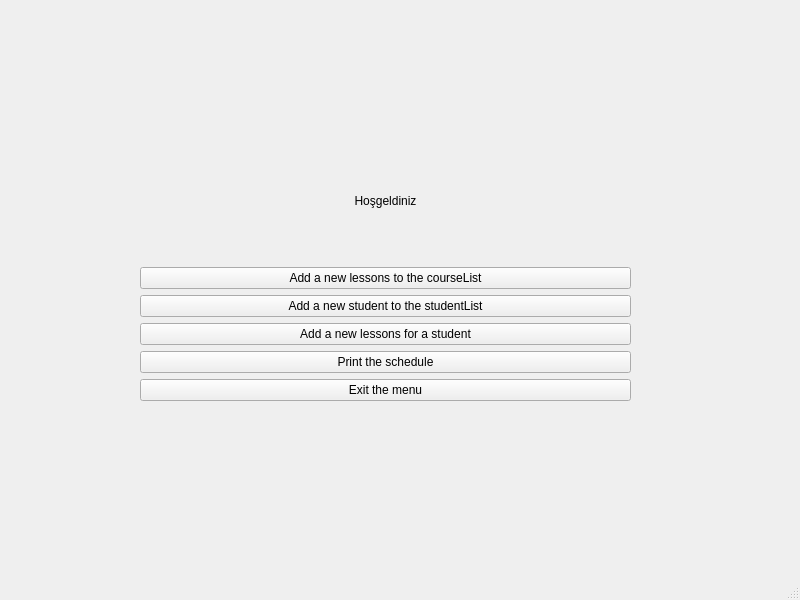
<?xml version="1.0" encoding="UTF-8"?>
<ui version="4.0">
 <class>MainWindow</class>
 <widget class="QMainWindow" name="MainWindow">
  <property name="geometry">
   <rect>
    <x>0</x>
    <y>0</y>
    <width>800</width>
    <height>600</height>
   </rect>
  </property>
  <property name="windowTitle">
   <string>MainWindow</string>
  </property>
  <widget class="QWidget" name="centralwidget">
   <widget class="QStackedWidget" name="stackedWidget">
    <property name="geometry">
     <rect>
      <x>100</x>
      <y>90</y>
      <width>591</width>
      <height>391</height>
     </rect>
    </property>
    <property name="currentIndex">
     <number>0</number>
    </property>
    <widget class="QWidget" name="page">
     <widget class="QWidget" name="layoutWidget">
      <property name="geometry">
       <rect>
        <x>40</x>
        <y>50</y>
        <width>491</width>
        <height>261</height>
       </rect>
      </property>
      <layout class="QVBoxLayout" name="verticalLayout">
       <item>
        <widget class="QLabel" name="label">
         <property name="text">
          <string>Hoşgeldiniz</string>
         </property>
         <property name="alignment">
          <set>Qt::AlignCenter</set>
         </property>
        </widget>
       </item>
       <item>
        <widget class="QPushButton" name="pushButton">
         <property name="statusTip">
          <string>Add a new lessons to the courseList</string>
         </property>
         <property name="text">
          <string>Add a new lessons to the courseList</string>
         </property>
         <property name="shortcut">
          <string/>
         </property>
        </widget>
       </item>
       <item>
        <widget class="QPushButton" name="pushButton_2">
         <property name="statusTip">
          <string>Add a new student to the studentList</string>
         </property>
         <property name="text">
          <string>Add a new student to the studentList</string>
         </property>
        </widget>
       </item>
       <item>
        <widget class="QPushButton" name="pushButton_3">
         <property name="statusTip">
          <string>Add a new lessons for a student</string>
         </property>
         <property name="text">
          <string>Add a new lessons for a student</string>
         </property>
        </widget>
       </item>
       <item>
        <widget class="QPushButton" name="pushButton_4">
         <property name="statusTip">
          <string>Print the schedule</string>
         </property>
         <property name="text">
          <string>Print the schedule</string>
         </property>
        </widget>
       </item>
       <item>
        <widget class="QPushButton" name="pushButton_5">
         <property name="statusTip">
          <string>Exit the menu</string>
         </property>
         <property name="text">
          <string>Exit the menu</string>
         </property>
        </widget>
       </item>
      </layout>
     </widget>
    </widget>
    <widget class="QWidget" name="page_2">
     <widget class="QPushButton" name="pushButton_6">
      <property name="geometry">
       <rect>
        <x>40</x>
        <y>190</y>
        <width>449</width>
        <height>23</height>
       </rect>
      </property>
      <property name="text">
       <string>Onayla</string>
      </property>
     </widget>
     <widget class="QPushButton" name="pushButton_7">
      <property name="geometry">
       <rect>
        <x>40</x>
        <y>230</y>
        <width>449</width>
        <height>23</height>
       </rect>
      </property>
      <property name="text">
       <string>Geri Dön</string>
      </property>
     </widget>
     <widget class="QLineEdit" name="lineEdit">
      <property name="geometry">
       <rect>
        <x>40</x>
        <y>110</y>
        <width>301</width>
        <height>31</height>
       </rect>
      </property>
      <property name="text">
       <string/>
      </property>
      <property name="alignment">
       <set>Qt::AlignCenter</set>
      </property>
     </widget>
     <widget class="QLineEdit" name="lineEdit_2">
      <property name="geometry">
       <rect>
        <x>360</x>
        <y>110</y>
        <width>121</width>
        <height>31</height>
       </rect>
      </property>
      <property name="text">
       <string/>
      </property>
      <property name="alignment">
       <set>Qt::AlignCenter</set>
      </property>
     </widget>
     <widget class="QLabel" name="label_2">
      <property name="geometry">
       <rect>
        <x>40</x>
        <y>20</y>
        <width>449</width>
        <height>74</height>
       </rect>
      </property>
      <property name="text">
       <string>Enter the courseID and hour like 151214002 8 or press Exit</string>
      </property>
      <property name="alignment">
       <set>Qt::AlignCenter</set>
      </property>
     </widget>
    </widget>
    <widget class="QWidget" name="page_3">
     <widget class="QPushButton" name="pushButton_8">
      <property name="geometry">
       <rect>
        <x>30</x>
        <y>200</y>
        <width>449</width>
        <height>23</height>
       </rect>
      </property>
      <property name="text">
       <string>Onayla</string>
      </property>
     </widget>
     <widget class="QPushButton" name="pushButton_9">
      <property name="geometry">
       <rect>
        <x>30</x>
        <y>240</y>
        <width>449</width>
        <height>23</height>
       </rect>
      </property>
      <property name="text">
       <string>Geri Dön</string>
      </property>
     </widget>
     <widget class="QLineEdit" name="lineEdit_3">
      <property name="geometry">
       <rect>
        <x>30</x>
        <y>140</y>
        <width>441</width>
        <height>31</height>
       </rect>
      </property>
      <property name="text">
       <string/>
      </property>
      <property name="alignment">
       <set>Qt::AlignCenter</set>
      </property>
     </widget>
     <widget class="QLabel" name="label_3">
      <property name="geometry">
       <rect>
        <x>30</x>
        <y>40</y>
        <width>449</width>
        <height>74</height>
       </rect>
      </property>
      <property name="text">
       <string>Enter the studentName like harun or press Exit</string>
      </property>
      <property name="alignment">
       <set>Qt::AlignCenter</set>
      </property>
     </widget>
    </widget>
    <widget class="QWidget" name="page_4">
     <widget class="QPushButton" name="pushButton_10">
      <property name="geometry">
       <rect>
        <x>50</x>
        <y>300</y>
        <width>449</width>
        <height>23</height>
       </rect>
      </property>
      <property name="text">
       <string>Onayla</string>
      </property>
     </widget>
     <widget class="QPushButton" name="pushButton_11">
      <property name="geometry">
       <rect>
        <x>50</x>
        <y>340</y>
        <width>449</width>
        <height>23</height>
       </rect>
      </property>
      <property name="text">
       <string>Geri Dön</string>
      </property>
     </widget>
     <widget class="QLabel" name="label_4">
      <property name="geometry">
       <rect>
        <x>50</x>
        <y>-10</y>
        <width>441</width>
        <height>31</height>
       </rect>
      </property>
      <property name="text">
       <string>First select the student and then select the lessons or press Exit</string>
      </property>
      <property name="alignment">
       <set>Qt::AlignCenter</set>
      </property>
     </widget>
     <widget class="QListWidget" name="listWidget">
      <property name="geometry">
       <rect>
        <x>50</x>
        <y>170</y>
        <width>301</width>
        <height>101</height>
       </rect>
      </property>
      <property name="alternatingRowColors">
       <bool>false</bool>
      </property>
     </widget>
     <widget class="QListWidget" name="listWidget_2">
      <property name="geometry">
       <rect>
        <x>370</x>
        <y>170</y>
        <width>121</width>
        <height>101</height>
       </rect>
      </property>
      <property name="selectionMode">
       <enum>QAbstractItemView::MultiSelection</enum>
      </property>
     </widget>
     <widget class="QTextBrowser" name="textBrowser">
      <property name="geometry">
       <rect>
        <x>50</x>
        <y>50</y>
        <width>441</width>
        <height>91</height>
       </rect>
      </property>
     </widget>
     <widget class="QLabel" name="label_5">
      <property name="geometry">
       <rect>
        <x>50</x>
        <y>140</y>
        <width>301</width>
        <height>31</height>
       </rect>
      </property>
      <property name="text">
       <string>Students List</string>
      </property>
      <property name="alignment">
       <set>Qt::AlignCenter</set>
      </property>
     </widget>
     <widget class="QLabel" name="label_6">
      <property name="geometry">
       <rect>
        <x>370</x>
        <y>140</y>
        <width>121</width>
        <height>31</height>
       </rect>
      </property>
      <property name="text">
       <string>Lessons List</string>
      </property>
      <property name="alignment">
       <set>Qt::AlignCenter</set>
      </property>
     </widget>
     <widget class="QLabel" name="label_7">
      <property name="geometry">
       <rect>
        <x>50</x>
        <y>20</y>
        <width>441</width>
        <height>31</height>
       </rect>
      </property>
      <property name="text">
       <string>Informatian Box about Students</string>
      </property>
      <property name="alignment">
       <set>Qt::AlignCenter</set>
      </property>
     </widget>
    </widget>
    <widget class="QWidget" name="page_5">
     <widget class="QPushButton" name="pushButton_12">
      <property name="geometry">
       <rect>
        <x>40</x>
        <y>260</y>
        <width>449</width>
        <height>23</height>
       </rect>
      </property>
      <property name="text">
       <string>Geri Dön</string>
      </property>
     </widget>
     <widget class="QTextBrowser" name="textBrowser_2">
      <property name="geometry">
       <rect>
        <x>40</x>
        <y>30</y>
        <width>441</width>
        <height>211</height>
       </rect>
      </property>
     </widget>
    </widget>
   </widget>
  </widget>
  <widget class="QMenuBar" name="menubar">
   <property name="geometry">
    <rect>
     <x>0</x>
     <y>0</y>
     <width>800</width>
     <height>21</height>
    </rect>
   </property>
  </widget>
  <widget class="QStatusBar" name="statusbar"/>
 </widget>
 <resources/>
 <connections/>
</ui>
